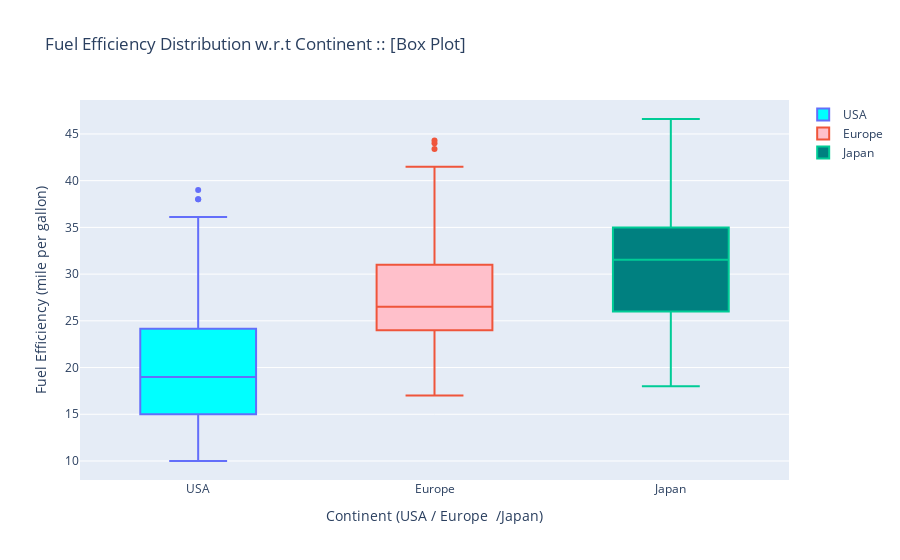
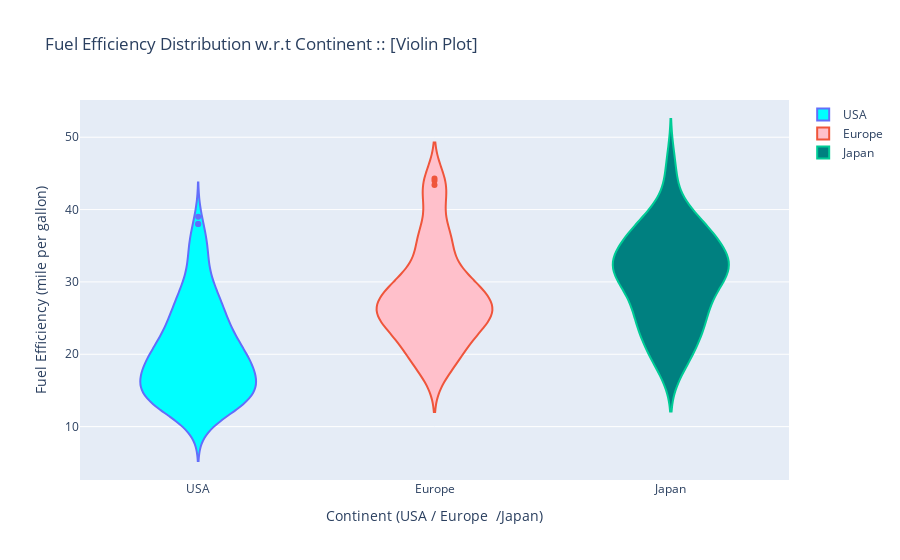

Notebook cell for these charts, in order:
### Code cell
# 1 Boxplot 

usa = working_dataset[working_dataset["Continent"]=="USA"]
europe = working_dataset[working_dataset["Continent"]=="Europe"]
japan = working_dataset[working_dataset["Continent"]=="Japan"]

trace = go.Box(y = usa["mpg"],fillcolor="aqua", name= "USA" )
trace1 = go.Box(y = europe["mpg"], fillcolor="pink", name= "Europe" )
trace2 = go.Box(y = japan["mpg"], fillcolor="teal", name= "Japan" )

layout = go.Layout(title="Fuel Efficiency Distribution w.r.t Continent :: [Box Plot]", 
                   yaxis=dict(title="Fuel Efficiency (mile per gallon)"), 
                   xaxis= dict(title="Continent (USA / Europe  /Japan)"))

data=[trace, trace1, trace2]
fig = go.Figure(data = data, layout=layout)
py.iplot(fig)

# 2 Violin Plot 
trace1 = go.Violin( y = usa["mpg"], fillcolor="aqua", name="USA")
trace2 = go.Violin( y = europe["mpg"],fillcolor="pink", name="Europe")
trace3 = go.Violin( y = japan["mpg"],fillcolor="teal", name="Japan")

layout = go.Layout(title="Fuel Efficiency Distribution w.r.t Continent :: [Violin Plot]", 
                   yaxis=dict(title="Fuel Efficiency (mile per gallon)"), 
                   xaxis= dict(title="Continent (USA / Europe  /Japan)"))

data=[trace1, trace2, trace3]
fig = go.Figure(data = data, layout=layout)
py.iplot(fig)

### Figure 1 — Plotly figure (JSON) as saved in the notebook; plotly's stock layout.template omitted (floating-point values rounded to 4 significant figures; data arrays with more than 128 entries replaced by an {"elided": "..."} marker saying what was removed)
{"data": [{"fillcolor": "aqua", "name": "USA", "type": "box", "y": {"elided": "204 float values"}}, {"fillcolor": "pink", "name": "Europe", "type": "box", "y": [31.9, 34.3, 29, 28, 17, 43.4, 31.5, 30, 34.5, 23, 23, 26, 27, 40.9, 20, 44.3, 29, 44, 20.3, 26, 18, 29.8, 30, 36, 30, 24, 25, 37.3, 26, 19, 24, 30.5, 26, 27, 22, 26, 26, 36.4, 24, 27.2, 36, 28, 22, 25.4, 26, 19, 41.5, 29, 21, 26, 25, 21.6]}, {"fillcolor": "teal", "name": "Japan", "type": "box", "y": [38, 20, 24, 32, 32, 19, 32.8, 27.2, 36, 40.8, 32.4, 34.1, 37, 18, 38, 35, 37, 33.5, 39.4, 26, 30, 31.8, 29, 29.5, 19, 31.6, 24, 31.5, 29.8, 31, 27, 24, 31, 36.1, 28, 31, 28, 36, 46.6, 38.1, 22, 20, 33, 44.6, 27, 34.1, 32, 25.4, 24, 37.7, 33, 32.9, 37.2, 31.3, 33.8, 21.1, 32.3, 24.2, 26, 37, 22, 23.7]}], "layout": {"title": {"text": "Fuel Efficiency Distribution w.r.t Continent :: [Box Plot]"}, "xaxis": {"title": {"text": "Continent (USA / Europe  /Japan)"}}, "yaxis": {"title": {"text": "Fuel Efficiency (mile per gallon)"}}}}

### Figure 2 — Plotly figure (JSON) as saved in the notebook; plotly's stock layout.template omitted (floating-point values rounded to 4 significant figures; data arrays with more than 128 entries replaced by an {"elided": "..."} marker saying what was removed)
{"data": [{"fillcolor": "aqua", "name": "USA", "type": "violin", "y": {"elided": "204 float values"}}, {"fillcolor": "pink", "name": "Europe", "type": "violin", "y": [31.9, 34.3, 29, 28, 17, 43.4, 31.5, 30, 34.5, 23, 23, 26, 27, 40.9, 20, 44.3, 29, 44, 20.3, 26, 18, 29.8, 30, 36, 30, 24, 25, 37.3, 26, 19, 24, 30.5, 26, 27, 22, 26, 26, 36.4, 24, 27.2, 36, 28, 22, 25.4, 26, 19, 41.5, 29, 21, 26, 25, 21.6]}, {"fillcolor": "teal", "name": "Japan", "type": "violin", "y": [38, 20, 24, 32, 32, 19, 32.8, 27.2, 36, 40.8, 32.4, 34.1, 37, 18, 38, 35, 37, 33.5, 39.4, 26, 30, 31.8, 29, 29.5, 19, 31.6, 24, 31.5, 29.8, 31, 27, 24, 31, 36.1, 28, 31, 28, 36, 46.6, 38.1, 22, 20, 33, 44.6, 27, 34.1, 32, 25.4, 24, 37.7, 33, 32.9, 37.2, 31.3, 33.8, 21.1, 32.3, 24.2, 26, 37, 22, 23.7]}], "layout": {"title": {"text": "Fuel Efficiency Distribution w.r.t Continent :: [Violin Plot]"}, "xaxis": {"title": {"text": "Continent (USA / Europe  /Japan)"}}, "yaxis": {"title": {"text": "Fuel Efficiency (mile per gallon)"}}}}
